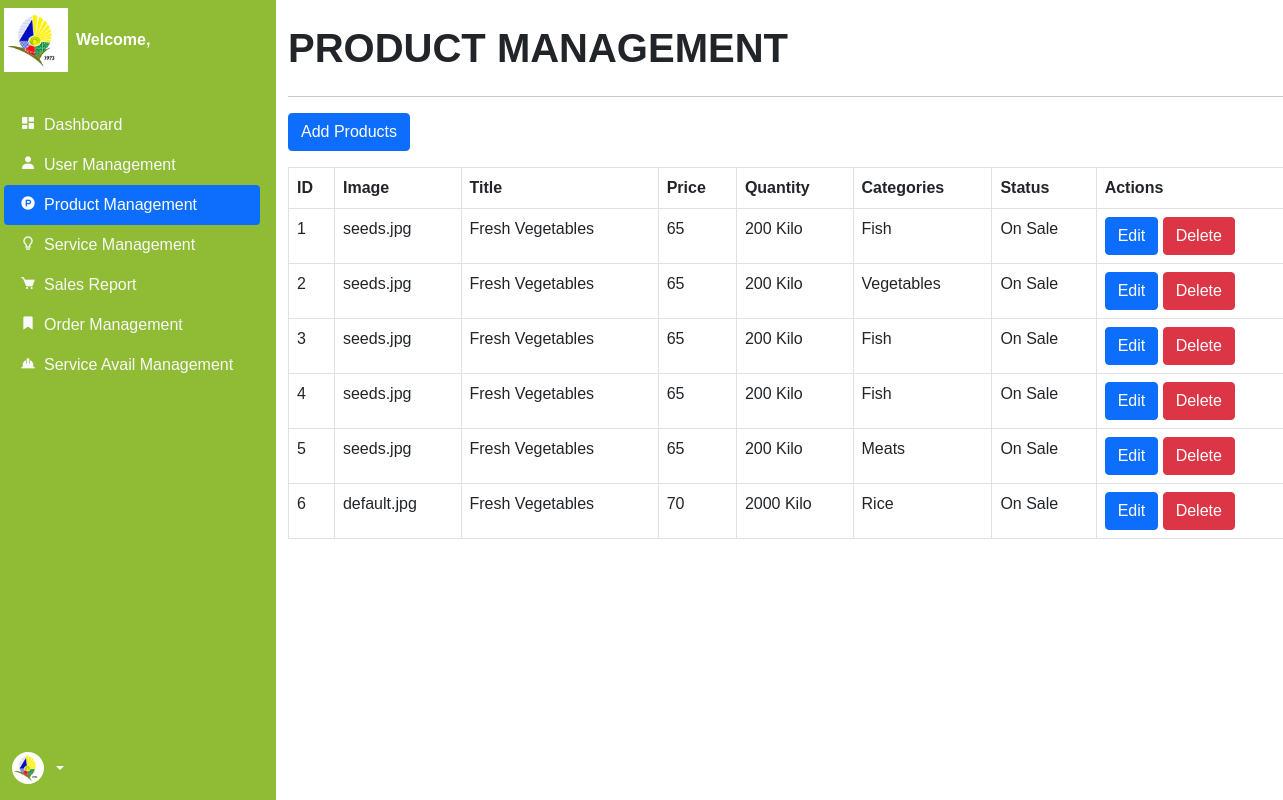
The app's page /backend/product.php, older data.
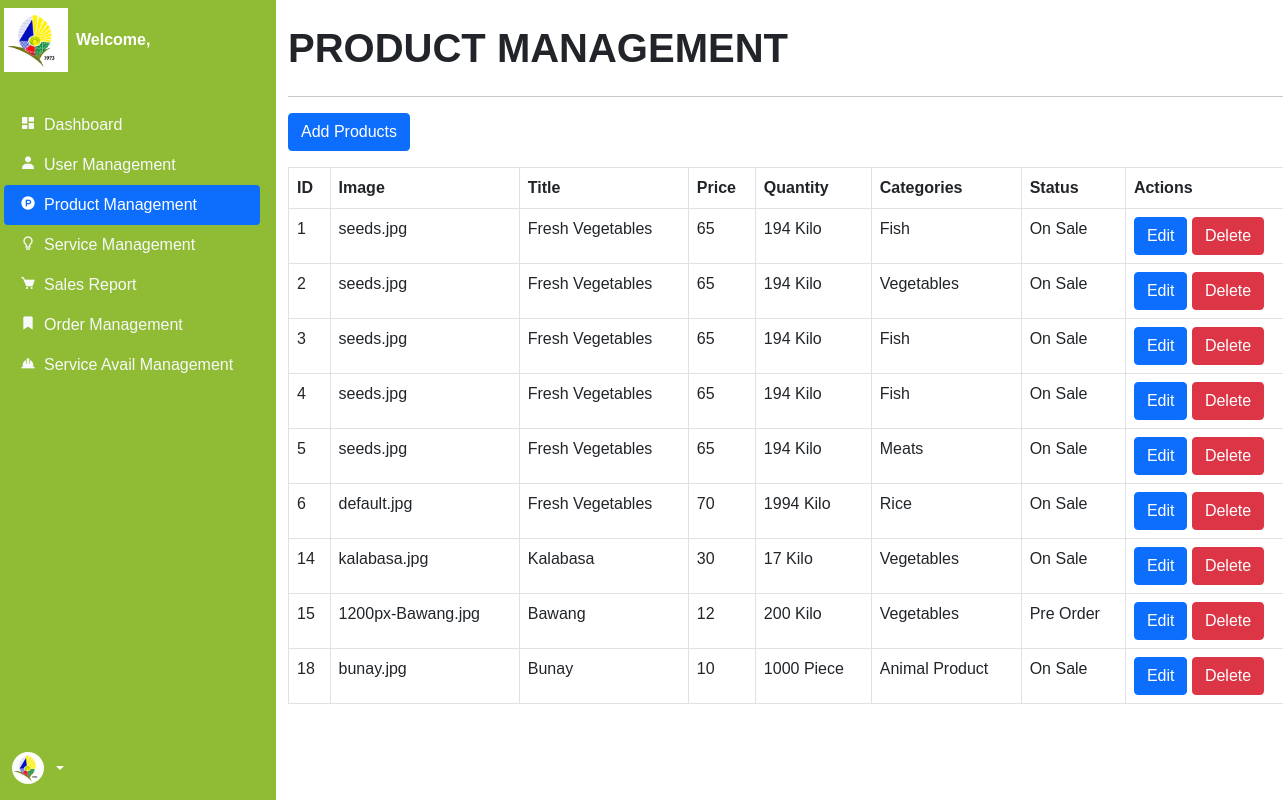
The same page, newer data.
### tables this page shows
CREATE TABLE `product_list` (
  `id` int(11) NOT NULL,
  `image` varchar(300) NOT NULL,
  `title` varchar(300) NOT NULL,
  `description` varchar(300) NOT NULL,
  `price` int(11) NOT NULL,
  `quantity` int(11) NOT NULL,
  `categories` varchar(255) NOT NULL,
  `harvest` date DEFAULT NULL,
  `timestamp` datetime NOT NULL DEFAULT current_timestamp() ON UPDATE current_timestamp(),
  `unit` text NOT NULL,
  `status` varchar(50) NOT NULL
);

### backend/product.php (the view, shortened to what the changed rows need)
<?php
    include '../components/backend_header.php';
?>
<body>
    <div class="container-fluid">
    <div class="row flex-nowrap">
            <?php
                function fetchProductData($conn, $table) {
                    $query = "SELECT * FROM $table";
                    $result = $conn->query($query);
                    $data = array();
                    while ($row = $result->fetch_assoc()) {
                        $data[] = $row;
                    }
                    return $data;
                }
                $productData = fetchProductData($conn, 'product_list');
            ?>
            <div class="col-12 col-xl-10">
                <div class="col mt-4">
                    <h1 class="mb-4 text-uppercase fw-bolder">Product Management</h1>
                    <div class="row">
                        <div class="col">
                            <div class="table-responsive">
                                <table class="table table-bordered">
                                    <thead>
                                        <tr>
                                            <th>ID</th>
                                            <th>Image</th>
                                            <th>Title</th>
                                            <th>Price</th>
                                            <th>Quantity</th>
                                            <th>Categories</th>
                                            <th>Status</th>
                                            <th>Actions</th>
                                        </tr>
                                    </thead>
                                    <tbody>
                                        <?php foreach ($productData as $product) { ?>
                                        <tr>
                                            <td><?php echo $product['id']; ?></td>
                                            <td><?php echo $product['image']; ?></td>
                                            <td><?php echo $product['title']; ?></td>
                                            <td><?php echo $product['price']; ?></td>
                                            <td><?php echo $product['quantity'] . ' ' . $product['unit']; ?></td>
                                            <td><?php echo $product['categories']; ?></td>
                                            <td><?php echo $product['status'] ?></td>
                                            <td>
                                                <button type="button" class="btn btn-primary" data-bs-toggle="modal"
                                                    data-bs-target="#editProductModal_<?php echo $product['id']; ?>"
                                                    data-id="<?php echo $product['id']; ?>">
                                                    Edit
                                                </button>
                                                <button type="button" class="btn btn-danger" data-bs-toggle="modal"
                                                    data-bs-target="#deleteProductModal"
                                                    data-id="<?php echo $product['id']; ?>">
                                                    Delete
                                                </button>
                                            </td>
                                        </tr>
                                        <?php } ?>
                                    </tbody>
                                </table>
                            </div>
                        </div>
                    </div>
                </div>
            </div>
        </div>
    </div>
</body>
</html>

Row changes from the older to the newer data that the page shows:
changed product_list id 1: quantity "200" → "194"
changed product_list id 2: quantity "200" → "194"
changed product_list id 3: quantity "200" → "194"
changed product_list id 4: quantity "200" → "194"
changed product_list "Meats": quantity "200" → "194"
changed product_list "default.jpg": quantity "2000" → "1994"
added product_list: id "14", image "kalabasa.jpg", title "Kalabasa", price "30", quantity "17", unit "Kilo", categories "Vegetables", status "On Sale"
added product_list: id "15", image "1200px-Bawang.jpg", title "Bawang", price "12", quantity "200", unit "Kilo", categories "Vegetables", status "Pre Order"
added product_list: id "18", image "bunay.jpg", title "Bunay", price "10", quantity "1000", unit "Piece", categories "Animal Product", status "On Sale"
